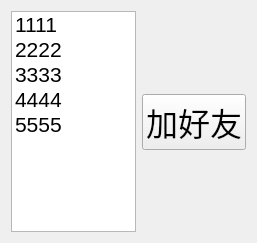
<?xml version="1.0" encoding="UTF-8"?>
<ui version="4.0">
 <class>Online</class>
 <widget class="QWidget" name="Online">
  <property name="geometry">
   <rect>
    <x>0</x>
    <y>0</y>
    <width>257</width>
    <height>243</height>
   </rect>
  </property>
  <property name="windowTitle">
   <string>Form</string>
  </property>
  <layout class="QHBoxLayout" name="horizontalLayout_2">
   <item>
    <layout class="QHBoxLayout" name="horizontalLayout">
     <item>
      <widget class="QListWidget" name="online_lw">
       <property name="font">
        <font>
         <pointsize>16</pointsize>
        </font>
       </property>
       <item>
        <property name="text">
         <string>1111</string>
        </property>
       </item>
       <item>
        <property name="text">
         <string>2222</string>
        </property>
       </item>
       <item>
        <property name="text">
         <string>3333</string>
        </property>
       </item>
       <item>
        <property name="text">
         <string>4444</string>
        </property>
       </item>
       <item>
        <property name="text">
         <string>5555</string>
        </property>
       </item>
      </widget>
     </item>
     <item>
      <layout class="QVBoxLayout" name="verticalLayout">
       <item>
        <spacer name="verticalSpacer">
         <property name="orientation">
          <enum>Qt::Vertical</enum>
         </property>
         <property name="sizeHint" stdset="0">
          <size>
           <width>20</width>
           <height>40</height>
          </size>
         </property>
        </spacer>
       </item>
       <item>
        <widget class="QPushButton" name="addFriend_pb">
         <property name="font">
          <font>
           <pointsize>24</pointsize>
          </font>
         </property>
         <property name="text">
          <string>加好友</string>
         </property>
        </widget>
       </item>
       <item>
        <spacer name="verticalSpacer_2">
         <property name="orientation">
          <enum>Qt::Vertical</enum>
         </property>
         <property name="sizeHint" stdset="0">
          <size>
           <width>20</width>
           <height>40</height>
          </size>
         </property>
        </spacer>
       </item>
      </layout>
     </item>
    </layout>
   </item>
  </layout>
 </widget>
 <resources/>
 <connections/>
</ui>
